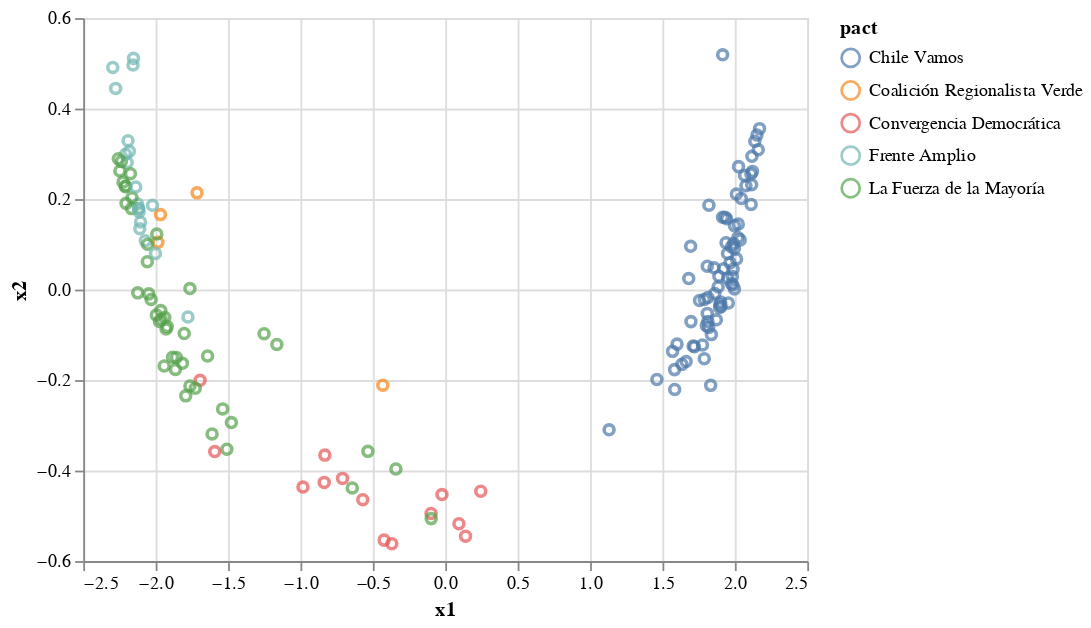

The notebook cell saved with this chart:
### Markdown cell above
Al graficar ambas dimensiones, vemos la distribución de los diputados a lo largo del mapa. En este caso, distinguimos a los diputados a partir del pacto con que fueron electos.

### Code cell
import altair as alt
alt.Chart(df.reset_index()).mark_point().encode(
    x='x1', y='x2', color='pact', tooltip='name'
).interactive()

### Figure 1 — Vega-Lite specification as saved in the notebook (floating-point values rounded to 4 significant figures; data arrays with more than 128 entries replaced by an {"elided": "..."} marker saying what was removed)
{"config": {"view": {"continuousWidth": 400, "continuousHeight": 300}}, "data": {"name": "data-da2dc6c8adedc746f98a7928fa8fae02"}, "mark": "point", "encoding": {"color": {"field": "pact", "type": "nominal"}, "tooltip": {"field": "name", "type": "nominal"}, "x": {"field": "x1", "type": "quantitative"}, "y": {"field": "x2", "type": "quantitative"}}, "selection": {"selector001": {"type": "interval", "bind": "scales", "encodings": ["x", "y"]}}, "$schema": "https://vega.github.io/schema/vega-lite/v4.17.0.json", "datasets": {"data-da2dc6c8adedc746f98a7928fa8fae02": {"elided": "153 records"}}}
